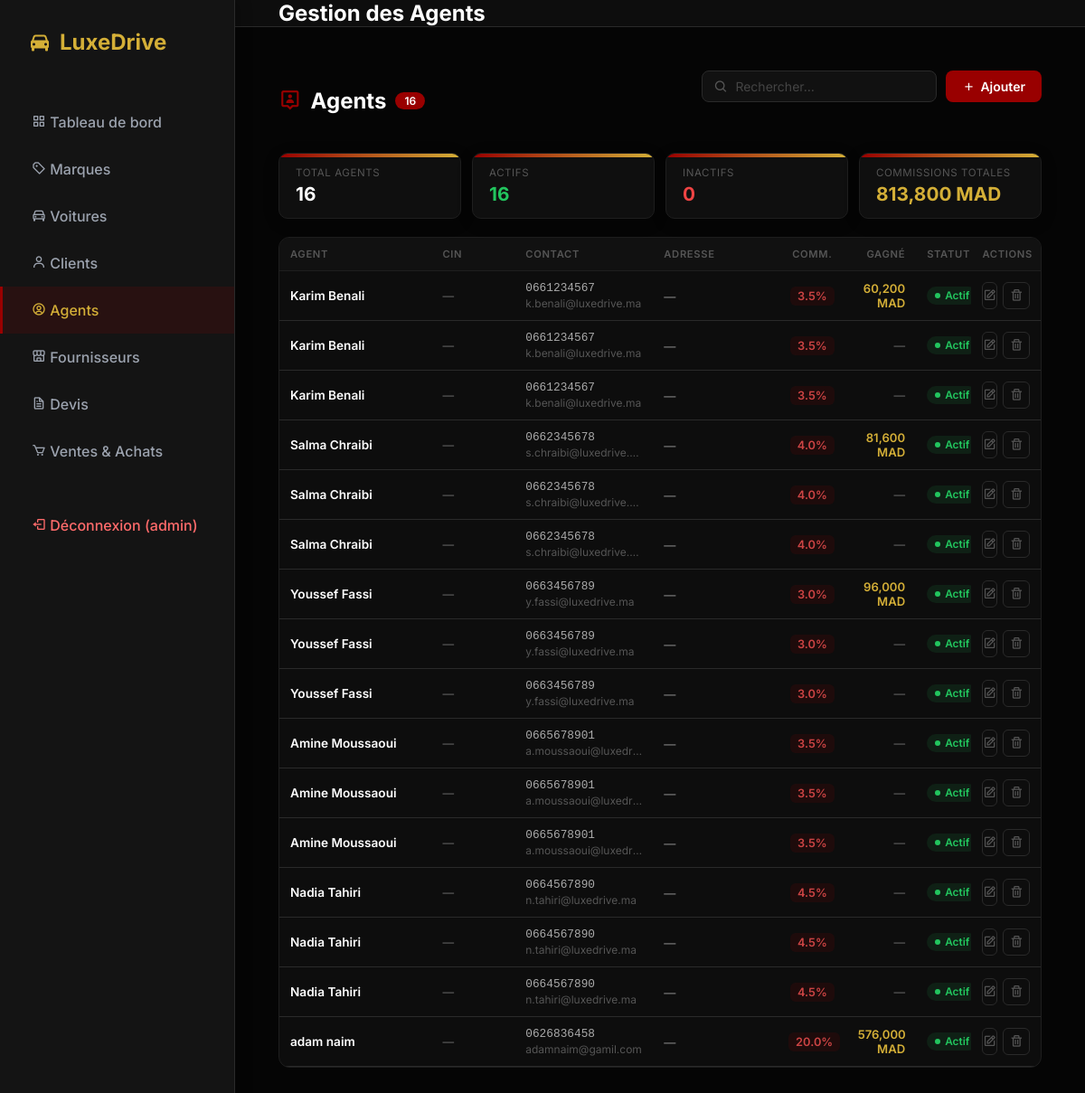
Page /agents (signed in) on the earlier database version.
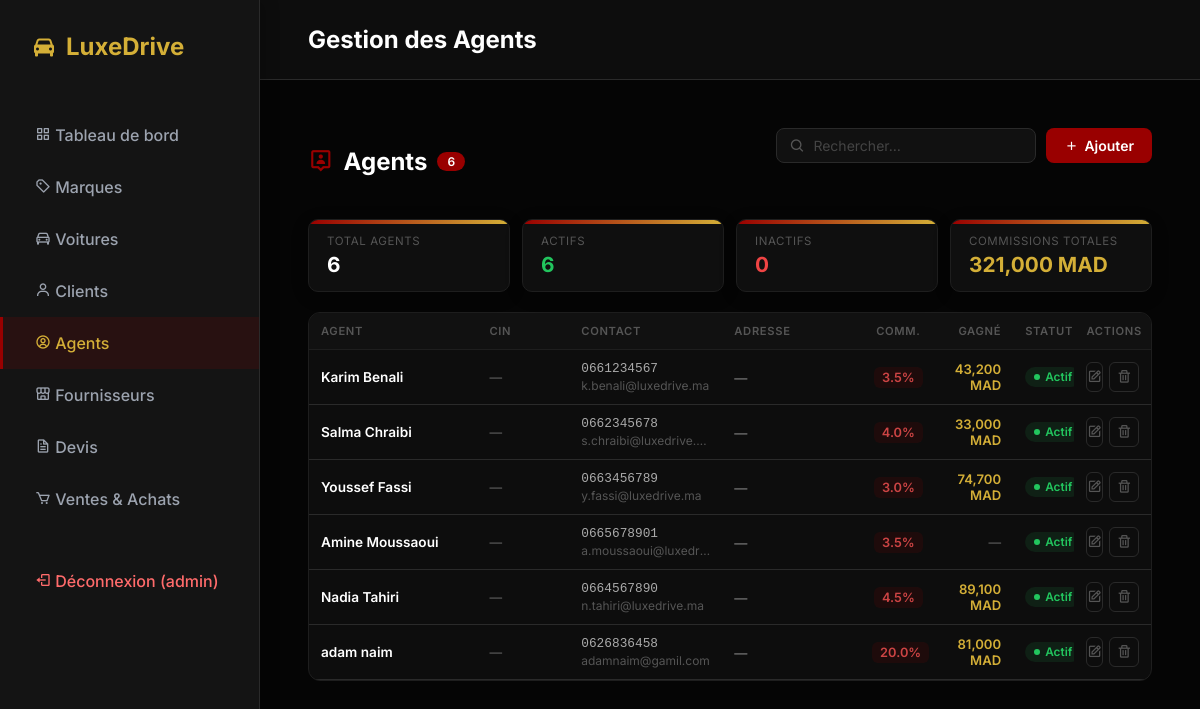
Same page on the later database version.
### tables this page shows
CREATE TABLE agent (id_agent INTEGER PRIMARY KEY AUTOINCREMENT, nom TEXT, prenom TEXT, telephone TEXT, email TEXT, taux_commission REAL, cin     TEXT, adresse TEXT, statut  TEXT DEFAULT 'Actif');

### app.py (the view, shortened to what this page needs)
@app.route('/agents', methods=('GET', 'POST'))
@admin_required
def agents():
    db = get_db()
    cur = db.cursor()
    cur.execute('''
        SELECT a.*, SUM(v.montant_commission) as total_gagne
        FROM agent a
        LEFT JOIN vente v ON a.id_agent = v.id_agent
        GROUP BY a.id_agent
        ORDER BY a.nom, a.prenom
    ''')
    agents_list = cur.fetchall()
    return render_template('agents.html', agents=agents_list)

### app.py (called while the page is built)
def get_db():
    db = getattr(g, '_database', None)
    if db is None:
        db = g._database = sqlite3.connect(DATABASE)
        db.row_factory = sqlite3.Row
    return db

@app.teardown_appcontext
def close_connection(exception):
    db = getattr(g, '_database', None)
    if db is not None:
        db.close()

@app.before_request
def load_logged_in_user():
    user_id = session.get('user_id')
    if user_id is None:
        g.user = None
    else:
        db = get_db()
        cur = db.cursor()
        cur.execute('SELECT * FROM user WHERE id_user = ?', (user_id,))
        g.user = cur.fetchone()

def admin_required(f):
    @wraps(f)
    def decorated_function(*args, **kwargs):
        if 'user_id' not in session or session.get('role') != 'admin':
            return redirect(url_for('voitures'))
        return f(*args, **kwargs)
    return decorated_function

### templates/agents.html (shortened to what this page needs)
{% extends 'base.html' %}
{% block page_title %}Gestion des Agents{% endblock %}
{% block content %}
<div class="page-header">
  <div class="page-title">
    <i class='bx bx-user-pin'></i>
    Agents
    <span class="badge-count">{{ agents|length }}</span>
  </div>
  <div class="header-actions">
    <div class="search-bar">
      <i class='bx bx-search'></i>
      <input type="text" id="searchInput" placeholder="Rechercher…" oninput="filterTable()">
    </div>
    <button class="btn-add" onclick="toggleForm()">
      <i class='bx bx-plus'></i> Ajouter
    </button>
  </div>
</div>
<div class="stats-row">
  <div class="stat-card">
    <div class="label">Total agents</div>
    <div class="value">{{ agents|length }}</div>
  </div>
  <div class="stat-card">
    <div class="label">Actifs</div>
    <div class="value" style="color:#22c55e;">{{ agents|selectattr('statut','equalto','Actif')|list|length }}</div>
  </div>
  <div class="stat-card">
    <div class="label">Inactifs</div>
    <div class="value" style="color:#ef4444;">{{ agents|selectattr('statut','equalto','Inactif')|list|length }}</div>
  </div>
  <div class="stat-card">
    <div class="label">Commissions totales</div>
    <div class="value" style="color:#D4AF37;">
      {% set total = namespace(v=0) %}
      {% for a in agents %}{% if a.total_gagne %}{% set total.v = total.v + a.total_gagne %}{% endif %}{% endfor %}
      {{ "{:,.0f}".format(total.v) }} MAD
    </div>
  </div>
</div>
<div class="table-wrapper">
  <table>
    <colgroup>
      <col class="c-agent">
      <col class="c-cin">
      <col class="c-contact">
      <col class="c-addr">
      <col class="c-comm">
      <col class="c-earned">
      <col class="c-statut">
      <col class="c-actions">
    </colgroup>
    <thead>
      <tr>
        <th>Agent</th>
        <th>CIN</th>
        <th>Contact</th>
        <th>Adresse</th>
        <th style="text-align:center;">Comm.</th>
        <th style="text-align:right;">Gagné</th>
        <th style="text-align:center;">Statut</th>
        <th style="text-align:center;">Actions</th>
      </tr>
    </thead>
    <tbody>
      {% for agent in agents %}
      <tr class="agent-row">
        <td>
          <div class="td-name">{{ agent.prenom }} {{ agent.nom }}</div>
        </td>
        <td>
          {% if agent.cin %}
            <span class="cin-chip">{{ agent.cin }}</span>
          {% else %}
            <span class="td-dim">—</span>
          {% endif %}
        </td>
        <td>
          {% if agent.telephone %}<div class="td-mono">{{ agent.telephone }}</div>{% endif %}
          {% if agent.email %}<div class="td-sub" style="margin-top:2px;">{{ agent.email }}</div>{% endif %}
        </td>
        <td>
          <div class="td-sub" style="font-size:0.82rem; color:#888;">{{ agent.adresse or '—' }}</div>
        </td>
        <td style="text-align:center;">
          <span class="comm-badge">{{ agent.taux_commission }}%</span>
        </td>
        <td style="text-align:right;">
          {% if agent.total_gagne and agent.total_gagne > 0 %}
            <span class="earned-val">{{ "{:,.0f}".format(agent.total_gagne) }} MAD</span>
          {% else %}
            <span class="td-dim">—</span>
          {% endif %}
        </td>
        <td style="text-align:center;">
          {% set s = agent.statut or 'Actif' %}
          <span class="status-badge {% if s == 'Actif' %}status-actif{% else %}status-inactif{% endif %}">
            <span class="status-dot"></span>{{ s }}
          </span>
        </td>
        <td>
          <div class="actions" style="justify-content:center;">
            <a href="{{ url_for('agent_edit', id_agent=agent.id_agent) }}" class="btn-icon edit" title="Modifier">
              <i class='bx bx-edit'></i>
            </a>
            <form action="{{ url_for('agent_delete', id_agent=agent.id_agent) }}" method="POST" style="margin:0;"
                  onsubmit="return confirm('Supprimer cet agent ?');">
              <button type="submit" class="btn-icon del" title="Supprimer"><i class='bx bx-trash'></i></button>
            </form>
          </div>
        </td>
      </tr>
      {% endfor %}
    </tbody>
  </table>
</div>
{% endblock %}

Differences in the rows shown:
removed agent: prenom "Karim", nom "Benali", telephone "0661234567", email "k.benali@luxedrive.ma", adresse "—", taux_commission "3.5", statut "Actif"
removed agent: prenom "Karim", nom "Benali", telephone "0661234567", email "k.benali@luxedrive.ma", adresse "—", taux_commission "3.5", statut "Actif"
removed agent: prenom "Salma", nom "Chraibi", telephone "0662345678", email "s.chraibi@luxedrive.…", adresse "—", taux_commission "4.0", statut "Actif"
removed agent: prenom "Salma", nom "Chraibi", telephone "0662345678", email "s.chraibi@luxedrive.…", adresse "—", taux_commission "4.0", statut "Actif"
removed agent: prenom "Youssef", nom "Fassi", telephone "0663456789", email "y.fassi@luxedrive.ma", adresse "—", taux_commission "3.0", statut "Actif"
removed agent: prenom "Youssef", nom "Fassi", telephone "0663456789", email "y.fassi@luxedrive.ma", adresse "—", taux_commission "3.0", statut "Actif"
removed agent: prenom "Amine", nom "Moussaoui", telephone "0665678901", email "a.moussaoui@luxedr…", adresse "—", taux_commission "3.5", statut "Actif"
removed agent: prenom "Amine", nom "Moussaoui", telephone "0665678901", email "a.moussaoui@luxedr…", adresse "—", taux_commission "3.5", statut "Actif"
removed agent: prenom "Nadia", nom "Tahiri", telephone "0664567890", email "n.tahiri@luxedrive.ma", adresse "—", taux_commission "4.5", statut "Actif"
removed agent: prenom "Nadia", nom "Tahiri", telephone "0664567890", email "n.tahiri@luxedrive.ma", adresse "—", taux_commission "4.5", statut "Actif"
computed for agent "Karim": total_gagne "60,200" → "43,200"
computed for agent "Salma": total_gagne "81,600" → "33,000"
computed for agent "Youssef": total_gagne "96,000" → "74,700"
shown differently, row unchanged: agent "Nadia": total_gagne (not shown) → "89,100"; text "—" → "MAD"
computed for agent "adam": total_gagne "576,000" → "81,000"
Other differences:
{{ agents|length }}: "16" → "6"
{{ agents|selectattr('statut','equalto','Actif')|list|length }}: "16" → "6"
{{ "{:,.0f}".format(total.v) }}: "813,800" → "321,000"
